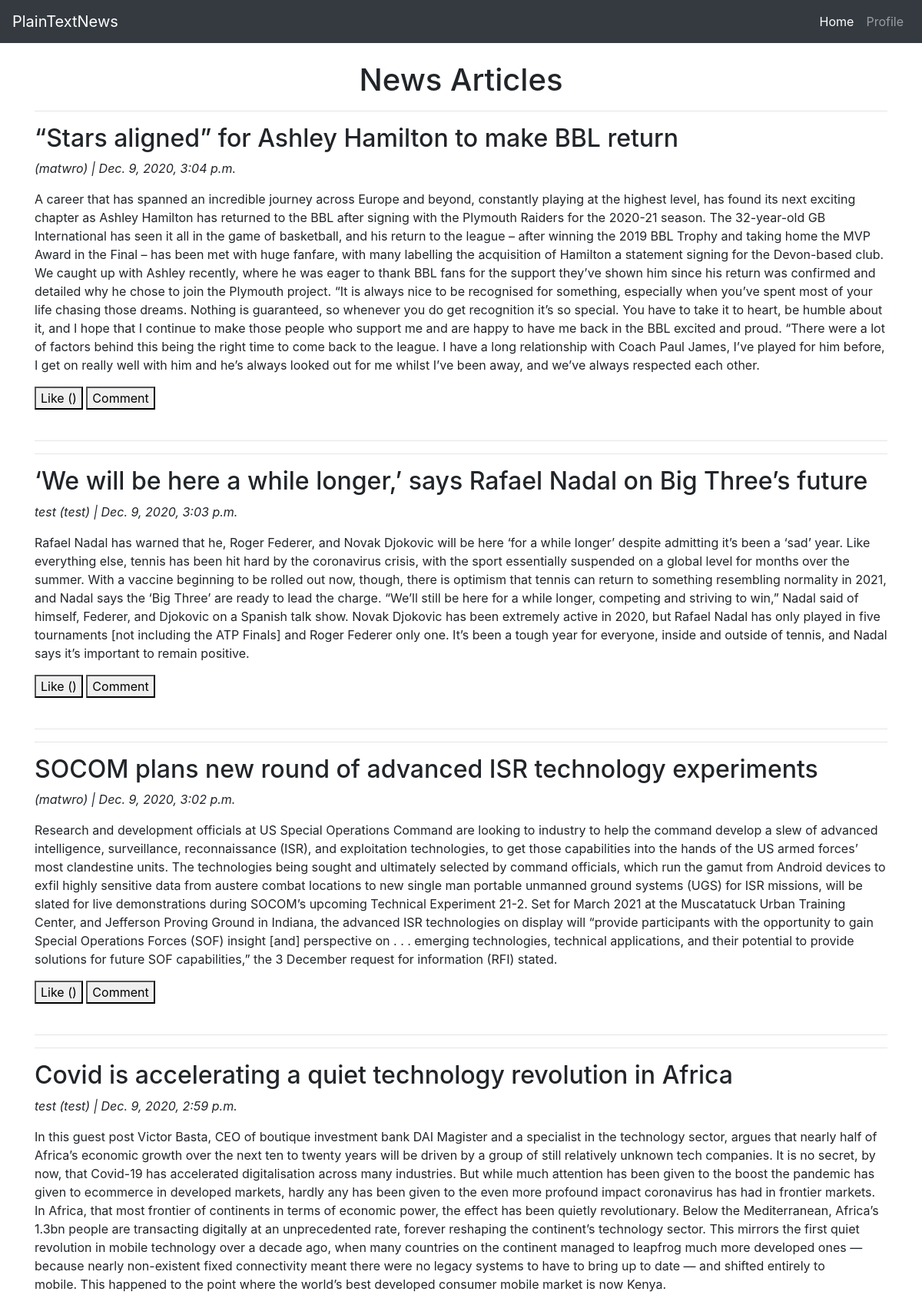
The page / (upper part) on the database its author committed.
### newspaperApp/models.py (models this page shows, shortened)
class NewsArticle(models.Model):
    author = models.ForeignKey(User, on_delete=models.CASCADE)
    title = models.CharField(max_length=200)
    category = models.CharField(max_length=50, default="unknown")
    created_date = models.DateTimeField(default=timezone.now)
    content = models.TextField()

### newspaperApp/views.py (the view)
# urls.py: path('', Home.as_view(), name="home"),
class Home(ListView):
	queryset = NewsArticle.objects.filter(category__in=["sports", "technology", "World"])
	template_name = 'home.html'

### newspaperApp/templates/home.html (shortened to what this page needs)
{% extends 'base.html' %}
{% block content %}
<br>
<h1 class="text-center">News Articles</h1>
{% for article in object_list reversed %}
	<hr>
	<h2>{{ article.title }}</h2>
	<p><em>{{article.author.first_name}} ({{  article.author }}) | {{ article.created_date }} </em></p>
	<p>{{ article.content }}</p>
	<button>Like ({{ article.likes }})</button>
	<button class="comment">Comment</button>
	<br>
	<br>
	<hr>
{% endfor %}
{% endblock %}

### newspaperApp/templates/base.html (shortened to what this page needs)
<!doctype html>
<html lang="en">
  <head>
    <link rel="stylesheet" href="https://cdn.jsdelivr.net/npm/bootstrap@4.5.3/dist/css/bootstrap.min.css">
  </head>
  <body>
    <nav class="navbar navbar-expand-lg navbar-dark bg-dark">
  <a class="navbar-brand" href="#">PlainTextNews</a>
  <div class="collapse navbar-collapse" id="navbarSupportedContent">
    <ul class="navbar-nav ml-auto justify-content-end">
      <li class="nav-item active">
        <a class="nav-link" href="home">Home <span class="sr-only">(current)</span></a>
      </li>
      <li class="nav-item">
        <a class="nav-link" href="{% url 'home' %}">Profile</a>
      </li>
    </ul>
  </div>
</nav>
    <div class="container">
        {% block content %}
        {% endblock %}
    </div>
  </body>
</html>

### rows shown on the page
NewsArticle: title "“Stars aligned” for Ashley Hamilton to make BBL return", author "matwro", created_date "Dec. 9, 2020, 3:04 p.m.", content "A career that has spanned an incredible journey across Europe and beyond, constantly playing at the highest level, has found its next exciting chapter as Ashley Hamilton has returned to the BBL after signing with the Plymouth Raiders for the 2020-21 season. The 32-year-old GB International has seen it all in the game of basketball, and his return to the league – after winning the 2019 BBL Trophy and taking home the MVP Award in the Final – has been met with huge fanfare, with many labelling the acquisition of Hamilton a statement signing for the Devon-based club. We caught up with Ashley recently, where he was eager to thank BBL fans for the support they’ve shown him since his return was…"
NewsArticle: title "‘We will be here a while longer,’ says Rafael Nadal on Big Three’s future", author.first_name "test", author "test", created_date "Dec. 9, 2020, 3:03 p.m.", content "Rafael Nadal has warned that he, Roger Federer, and Novak Djokovic will be here ‘for a while longer’ despite admitting it’s been a ‘sad’ year. Like everything else, tennis has been hit hard by the coronavirus crisis, with the sport essentially suspended on a global level for months over the summer. With a vaccine beginning to be rolled out now, though, there is optimism that tennis can return to something resembling normality in 2021, and Nadal says the ‘Big Three’ are ready to lead the charge. “We’ll still be here for a while longer, competing and striving to win,” Nadal said of himself, Federer, and Djokovic on a Spanish talk show. Novak Djokovic has been extremely active in 2020, but…"
NewsArticle: title "SOCOM plans new round of advanced ISR technology experiments", author "matwro", created_date "Dec. 9, 2020, 3:02 p.m.", content "Research and development officials at US Special Operations Command are looking to industry to help the command develop a slew of advanced intelligence, surveillance, reconnaissance (ISR), and exploitation technologies, to get those capabilities into the hands of the US armed forces’ most clandestine units. The technologies being sought and ultimately selected by command officials, which run the gamut from Android devices to exfil highly sensitive data from austere combat locations to new single man portable unmanned ground systems (UGS) for ISR missions, will be slated for live demonstrations during SOCOM’s upcoming Technical Experiment 21-2. Set for March 2021 at the Muscatatuck Urban…"
NewsArticle: title "Covid is accelerating a quiet technology revolution in Africa", author.first_name "test", author "test", created_date "Dec. 9, 2020, 2:59 p.m.", content "In this guest post Victor Basta, CEO of boutique investment bank DAI Magister and a specialist in the technology sector, argues that nearly half of Africa’s economic growth over the next ten to twenty years will be driven by a group of still relatively unknown tech companies. It is no secret, by now, that Covid-19 has accelerated digitalisation across many industries. But while much attention has been given to the boost the pandemic has given to ecommerce in developed markets, hardly any has been given to the even more profound impact coronavirus has had in frontier markets. In Africa, that most frontier of continents in terms of economic power, the effect has been quietly revolutionary.…"
